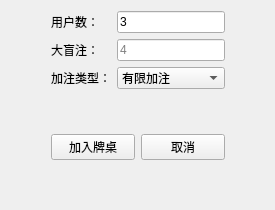
<?xml version="1.0" encoding="UTF-8"?>
<ui version="4.0">
 <class>SetupWidget</class>
 <widget class="QWidget" name="SetupWidget">
  <property name="geometry">
   <rect>
    <x>0</x>
    <y>0</y>
    <width>275</width>
    <height>209</height>
   </rect>
  </property>
  <property name="windowTitle">
   <string>Form</string>
  </property>
  <layout class="QGridLayout" name="gridLayout_2">
   <item row="0" column="1">
    <layout class="QGridLayout" name="layoutGPara">
     <item row="0" column="0">
      <widget class="QLabel" name="labelPlayerCnt">
       <property name="text">
        <string>用户数：</string>
       </property>
      </widget>
     </item>
     <item row="0" column="1">
      <widget class="QLineEdit" name="txtPlayerCnt">
       <property name="text">
        <string>3</string>
       </property>
       <property name="readOnly">
        <bool>true</bool>
       </property>
       <property name="placeholderText">
        <string>3</string>
       </property>
      </widget>
     </item>
     <item row="1" column="0">
      <widget class="QLabel" name="labelBB">
       <property name="text">
        <string>大盲注：</string>
       </property>
      </widget>
     </item>
     <item row="1" column="1">
      <widget class="QLineEdit" name="txtBB">
       <property name="placeholderText">
        <string>4</string>
       </property>
      </widget>
     </item>
     <item row="2" column="0">
      <widget class="QLabel" name="labelRaiseType">
       <property name="text">
        <string>加注类型：</string>
       </property>
      </widget>
     </item>
     <item row="2" column="1">
      <widget class="QComboBox" name="comboBoxRaiseType">
       <item>
        <property name="text">
         <string>有限加注</string>
        </property>
       </item>
       <item>
        <property name="text">
         <string>无限加注</string>
        </property>
       </item>
      </widget>
     </item>
    </layout>
   </item>
   <item row="1" column="1">
    <spacer name="spacerVT">
     <property name="orientation">
      <enum>Qt::Orientation::Vertical</enum>
     </property>
     <property name="sizeHint" stdset="0">
      <size>
       <width>20</width>
       <height>32</height>
      </size>
     </property>
    </spacer>
   </item>
   <item row="2" column="1">
    <layout class="QHBoxLayout" name="layoutHBtn">
     <item>
      <widget class="QPushButton" name="btnJoin">
       <property name="text">
        <string>加入牌桌</string>
       </property>
      </widget>
     </item>
     <item>
      <widget class="QPushButton" name="btnCance">
       <property name="text">
        <string>取消</string>
       </property>
      </widget>
     </item>
    </layout>
   </item>
   <item row="3" column="1">
    <spacer name="spacerVB">
     <property name="orientation">
      <enum>Qt::Orientation::Vertical</enum>
     </property>
     <property name="sizeHint" stdset="0">
      <size>
       <width>20</width>
       <height>33</height>
      </size>
     </property>
    </spacer>
   </item>
   <item row="0" column="2" rowspan="4">
    <spacer name="spacerHR">
     <property name="orientation">
      <enum>Qt::Orientation::Horizontal</enum>
     </property>
     <property name="sizeHint" stdset="0">
      <size>
       <width>10</width>
       <height>188</height>
      </size>
     </property>
    </spacer>
   </item>
   <item row="0" column="0" rowspan="4">
    <spacer name="spacerHL">
     <property name="orientation">
      <enum>Qt::Orientation::Horizontal</enum>
     </property>
     <property name="sizeHint" stdset="0">
      <size>
       <width>31</width>
       <height>188</height>
      </size>
     </property>
    </spacer>
   </item>
  </layout>
 </widget>
 <resources/>
 <connections/>
</ui>
